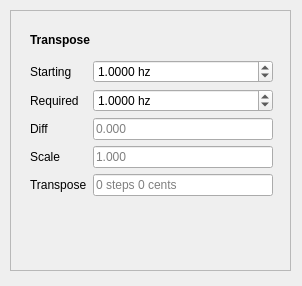
<?xml version="1.0" encoding="UTF-8"?>
<ui version="4.0">
 <class>Form</class>
 <widget class="QWidget" name="Form">
  <property name="geometry">
   <rect>
    <x>0</x>
    <y>0</y>
    <width>302</width>
    <height>286</height>
   </rect>
  </property>
  <property name="windowTitle">
   <string>Form</string>
  </property>
  <widget class="QFrame" name="frame">
   <property name="geometry">
    <rect>
     <x>10</x>
     <y>10</y>
     <width>281</width>
     <height>261</height>
    </rect>
   </property>
   <property name="frameShape">
    <enum>QFrame::StyledPanel</enum>
   </property>
   <property name="frameShadow">
    <enum>QFrame::Raised</enum>
   </property>
   <widget class="QLabel" name="label">
    <property name="geometry">
     <rect>
      <x>20</x>
      <y>20</y>
      <width>81</width>
      <height>20</height>
     </rect>
    </property>
    <property name="font">
     <font>
      <weight>75</weight>
      <bold>true</bold>
     </font>
    </property>
    <property name="text">
     <string>Transpose</string>
    </property>
   </widget>
   <widget class="QWidget" name="formLayoutWidget">
    <property name="geometry">
     <rect>
      <x>20</x>
      <y>50</y>
      <width>243</width>
      <height>186</height>
     </rect>
    </property>
    <layout class="QFormLayout" name="formLayout">
     <property name="fieldGrowthPolicy">
      <enum>QFormLayout::AllNonFixedFieldsGrow</enum>
     </property>
     <item row="0" column="0">
      <widget class="QLabel" name="label_2">
       <property name="text">
        <string>Starting</string>
       </property>
      </widget>
     </item>
     <item row="1" column="0">
      <widget class="QLabel" name="label_3">
       <property name="text">
        <string>Required</string>
       </property>
      </widget>
     </item>
     <item row="3" column="0">
      <widget class="QLabel" name="label_4">
       <property name="text">
        <string>Scale</string>
       </property>
      </widget>
     </item>
     <item row="4" column="0">
      <widget class="QLabel" name="label_5">
       <property name="text">
        <string>Transpose</string>
       </property>
      </widget>
     </item>
     <item row="0" column="1">
      <widget class="QDoubleSpinBox" name="dspin_starting">
       <property name="toolTip">
        <string>Initial frequency</string>
       </property>
       <property name="suffix">
        <string> hz</string>
       </property>
       <property name="decimals">
        <number>4</number>
       </property>
       <property name="minimum">
        <double>0.000100000000000</double>
       </property>
       <property name="maximum">
        <double>1000000.000000000000000</double>
       </property>
       <property name="value">
        <double>1.000000000000000</double>
       </property>
      </widget>
     </item>
     <item row="1" column="1">
      <widget class="QDoubleSpinBox" name="dspin_required">
       <property name="toolTip">
        <string>Required frequency</string>
       </property>
       <property name="suffix">
        <string> hz</string>
       </property>
       <property name="decimals">
        <number>4</number>
       </property>
       <property name="minimum">
        <double>0.000100000000000</double>
       </property>
       <property name="maximum">
        <double>1000000.000000000000000</double>
       </property>
       <property name="value">
        <double>1.000000000000000</double>
       </property>
      </widget>
     </item>
     <item row="3" column="1">
      <widget class="QLineEdit" name="line_edit_scale">
       <property name="toolTip">
        <string>Ratio required / starting</string>
       </property>
       <property name="readOnly">
        <bool>true</bool>
       </property>
       <property name="placeholderText">
        <string>1.000</string>
       </property>
      </widget>
     </item>
     <item row="4" column="1">
      <widget class="QLineEdit" name="line_edit_transpose">
       <property name="toolTip">
        <string>Transpose amount in steps and cents</string>
       </property>
       <property name="readOnly">
        <bool>true</bool>
       </property>
       <property name="placeholderText">
        <string>0 steps 0 cents</string>
       </property>
      </widget>
     </item>
     <item row="2" column="0">
      <widget class="QLabel" name="label_6">
       <property name="text">
        <string>Diff</string>
       </property>
      </widget>
     </item>
     <item row="2" column="1">
      <widget class="QLineEdit" name="line_edit_diff">
       <property name="toolTip">
        <string>Differance abs(required - start)</string>
       </property>
       <property name="readOnly">
        <bool>true</bool>
       </property>
       <property name="placeholderText">
        <string>0.000</string>
       </property>
      </widget>
     </item>
    </layout>
   </widget>
  </widget>
 </widget>
 <resources/>
 <connections/>
</ui>
